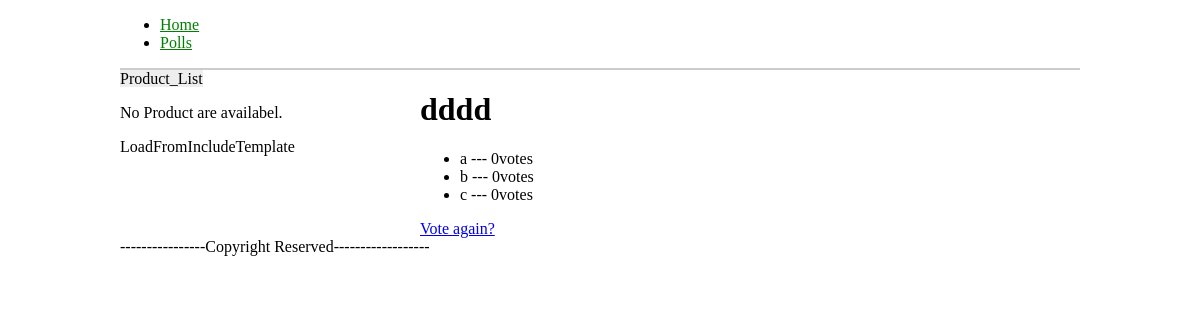
The page /polls/4/results/ on the database its author committed.
### polls/models.py (models this page shows, shortened)
class Poll(models.Model):
    question=models.CharField(max_length=200)
    pub_date=models.DateTimeField("date published")
    def was_published_recently(self):
        return timezone.now()>self.pub_date>=timezone.now()-datetime.timedelta(days=1)
    was_published_recently.admin_order_fied='pub_date'
    was_published_recently.boolean=True
    was_published_recently.short_description="Published recently?"

class Choice(models.Model):
    poll=models.ForeignKey(Poll)
    choice_text=models.CharField(max_length=200)
    votes=models.IntegerField(default=0)

### polls/views.py (the view)
# urls.py: ,url(r'^(?P<pk>\d+)/results/$',views.ResultsView.as_view(),name='results')
class ResultsView(generic.DetailView):
    model=Poll
    template_name='polls/results.html'

### polls/templates/polls/results.html
{%extends 'base.html'%}
{%block content%}
<h1>{{poll.question}}</h1>
<ul>
	{%for choice in poll.choice_set.all%}
	<li>{{choice.choice_text}}  ---  {{choice.votes}}vote{{choice.votes|pluralize}}</li>
	{%endfor%}
</ul>
<a href="{% url 'polls:detail' poll.id %}">Vote again?</a>
{%endblock%}

### rows shown on the page
Poll: question "dddd"
Choice: choice_text "a", votes "0"
Choice: choice_text "b", votes "0"
Choice: choice_text "c", votes "0"
